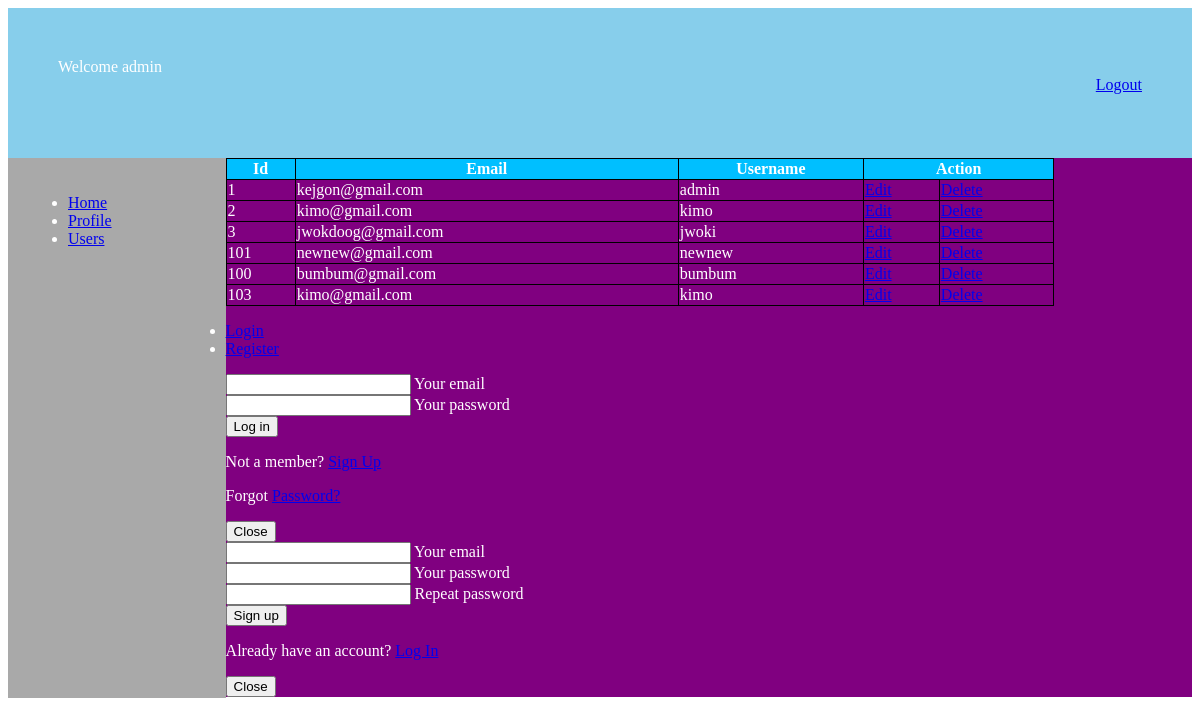
The app's page /admin/admin_page.php?id=3 (signed in) with its own data.
### tables this page shows
CREATE TABLE IF NOT EXISTS `users` (
  `id` int(3) NOT NULL AUTO_INCREMENT,
  `email` varchar(255) NOT NULL,
  `username` varchar(255) NOT NULL,
  `password` varchar(255) NOT NULL,
  PRIMARY KEY (`id`)
);

### admin/view.php (the view, shortened to what this page needs)
<!DOCTYPE html>
<html>
<head>
</head>
<body>
<?php
include 'dbconn.php';
$sql = "SELECT * FROM users";
$results = $conn->query($sql);
if ($results->num_rows > 0) {
	echo "
    <div class='box'><table>
		  <tr>
		  <th>Id</th>
		  <th>Email</th>
		  <th>Username</th>
		  <th colspan='2'>Action</th>
		  </tr>";
	while ($row = $results->fetch_assoc()) {
	echo "<tr>
		  <td>".$row['id']."</td>
		  <td>".$row['email']."</td>
		  <td>".$row['username']."</td>
		  <td><a href='edit.php?id=$row[id]'>Edit</a></td>
		  <td><a href='delete.php?id=$row[id]'>Delete</a></td>
		  </tr>";
	}
	echo "</table> </div>";
}
?>
</body>
</html>
	<div class="modal fade" id="modalLRForm" tabindex="-1" role="dialog" aria-labelledby="myModalLabel" aria-hidden="true">
  <div class="modal-dialog cascading-modal" role="document">
    <div class="modal-content">
      <div class="modal-c-tabs">
        <ul class="nav nav-tabs md-tabs tabs-2 light-blue darken-3" role="tablist">
          <li class="nav-item">
            <a class="nav-link active" data-toggle="tab" href="#panel7" role="tab"><i class="fas fa-user mr-1"></i>
              Login</a>
          </li>
          <li class="nav-item">
            <a class="nav-link" data-toggle="tab" href="#panel8" role="tab"><i class="fas fa-user-plus mr-1"></i>
              Register</a>
          </li>
        </ul>
        <div class="tab-content">
          <div class="tab-pane fade in show active" id="panel7" role="tabpanel">
            <div class="modal-body mb-1">
              <div class="md-form form-sm mb-5">
                <input type="email" id="modalLRInput10" class="form-control form-control-sm validate">
                <label data-error="wrong" data-success="right" for="modalLRInput10">Your email</label>
              </div>
              <div class="md-form form-sm mb-4">
                <input type="password" id="modalLRInput11" class="form-control form-control-sm validate">
                <label data-error="wrong" data-success="right" for="modalLRInput11">Your password</label>
              </div>
              <div class="text-center mt-2">
                <button class="btn btn-info">Log in <i class="fas fa-sign-in ml-1"></i></button>
              </div>
            </div>
            <div class="modal-footer">
              <div class="options text-center text-md-right mt-1">
                <p>Not a member? <a href="#" class="blue-text">Sign Up</a></p>
                <p>Forgot <a href="#" class="blue-text">Password?</a></p>
              </div>
              <button type="button" class="btn btn-outline-info waves-effect ml-auto" data-dismiss="modal">Close</button>
            </div>
          </div>
          <div class="tab-pane fade" id="panel8" role="tabpanel">
            <div class="modal-body">
              <div class="md-form form-sm mb-5">
                <input type="email" id="modalLRInput12" class="form-control form-control-sm validate">
                <label data-error="wrong" data-success="right" for="modalLRInput12">Your email</label>
              </div>
              <div class="md-form form-sm mb-5">
                <input type="password" id="modalLRInput13" class="form-control form-control-sm validate">
                <label data-error="wrong" data-success="right" for="modalLRInput13">Your password</label>
              </div>
              <div class="md-form form-sm mb-4">
                <input type="password" id="modalLRInput14" class="form-control form-control-sm validate">
                <label data-error="wrong" data-success="right" for="modalLRInput14">Repeat password</label>
              </div>
              <div class="text-center form-sm mt-2">
                <button class="btn btn-info">Sign up <i class="fas fa-sign-in ml-1"></i></button>
              </div>
            </div>
            <div class="modal-footer">
              <div class="options text-right">
                <p class="pt-1">Already have an account? <a href="#" class="blue-text">Log In</a></p>
              </div>
              <button type="button" class="btn btn-outline-info waves-effect ml-auto" data-dismiss="modal">Close</button>
            </div>
          </div>
        </div>
      </div>
    </div>
  </div>
</div>

### admin/view.php (style rules this page uses)
body { color: white; }
table,th,td,tr { border:1px solid black; border-collapse: collapse; color: white; }
table { width: 70%; }
th { background-color: deepskyblue; text-align: center; }

### records on screen
users: id "1", email "kejgon@gmail.com", username "admin"
users: id "2", email "kimo@gmail.com", username "kimo"
users: id "3", email "jwokdoog@gmail.com", username "jwoki"
users: id "101", email "newnew@gmail.com", username "newnew"
users: id "100", email "bumbum@gmail.com", username "bumbum"
users: id "103", email "kimo@gmail.com", username "kimo"

### other values on screen
$user "admin"
